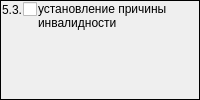
                  <widget class="QFrame" name="frame_3">
                   <property name="sizePolicy">
                    <sizepolicy hsizetype="Expanding" vsizetype="Preferred">
                     <horstretch>0</horstretch>
                     <verstretch>0</verstretch>
                    </sizepolicy>
                   </property>
                   <property name="frameShape">
                    <enum>QFrame::Panel</enum>
                   </property>
                   <property name="frameShadow">
                    <enum>QFrame::Plain</enum>
                   </property>
                   <layout class="QGridLayout" name="gridLayout_7">
                    <property name="leftMargin">
                     <number>1</number>
                    </property>
                    <property name="topMargin">
                     <number>1</number>
                    </property>
                    <property name="rightMargin">
                     <number>1</number>
                    </property>
                    <property name="bottomMargin">
                     <number>1</number>
                    </property>
                    <property name="spacing">
                     <number>1</number>
                    </property>
                    <item row="0" column="0">
                     <widget class="QLabel" name="label_17">
                      <property name="sizePolicy">
                       <sizepolicy hsizetype="Fixed" vsizetype="Preferred">
                        <horstretch>0</horstretch>
                        <verstretch>0</verstretch>
                       </sizepolicy>
                      </property>
                      <property name="text">
                       <string>5.3.</string>
                      </property>
                     </widget>
                    </item>
                    <item row="0" column="1">
                     <widget class="QCheckBox" name="chkPurposeDirectionMSI53">
                      <property name="sizePolicy">
                       <sizepolicy hsizetype="Fixed" vsizetype="Fixed">
                        <horstretch>0</horstretch>
                        <verstretch>0</verstretch>
                       </sizepolicy>
                      </property>
                      <property name="text">
                       <string/>
                      </property>
                     </widget>
                    </item>
                    <item row="0" column="2" rowspan="2">
                     <widget class="QLabel" name="lblPurposeDirectionMSI53">
                      <property name="text">
                       <string>установление причины инвалидности</string>
                      </property>
                      <property name="alignment">
                       <set>Qt::AlignLeading|Qt::AlignLeft|Qt::AlignTop</set>
                      </property>
                      <property name="wordWrap">
                       <bool>true</bool>
                      </property>
                     </widget>
                    </item>
                   </layout>
                  </widget>
